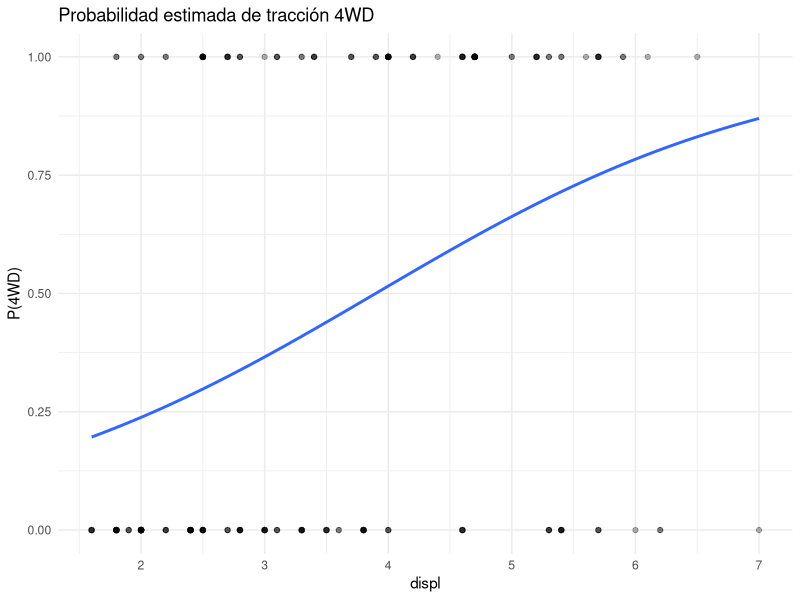

The R script that drew this image:
## ---- chunk 1
library(tidyverse)
library(broom)

datos <- as_tibble(mpg) %>%
  mutate(traccion_4wd = if_else(drv == "4", 1, 0))
## ---- chunk 2
modelo_logit <- glm(traccion_4wd ~ displ + cyl + hwy, data = datos, family = binomial)
summary(modelo_logit)
## ---- chunk 3
tidy(modelo_logit, exponentiate = TRUE, conf.int = TRUE)
## ---- chunk 4
datos_pred <- datos %>%
  mutate(prob_4wd = predict(modelo_logit, type = "response"))

ggplot(datos_pred, aes(displ, prob_4wd)) +
  geom_point(aes(y = traccion_4wd), alpha = 0.3) +
  geom_smooth(method = "glm", method.args = list(family = "binomial"), se = FALSE) +
  labs(title = "Probabilidad estimada de tracción 4WD", y = "P(4WD)") +
  theme_minimal()
## ---- chunk 5
data(warpbreaks)
modelo_poisson <- glm(breaks ~ wool + tension, data = warpbreaks, family = poisson)
summary(modelo_poisson)
tidy(modelo_poisson, exponentiate = TRUE, conf.int = TRUE)   # ratios de tasa (rate ratios)
## ---- chunk 6
mean(warpbreaks$breaks); var(warpbreaks$breaks)
## ---- chunk 7
modelo_completo <- glm(traccion_4wd ~ displ + cyl + hwy + cty + year, data = datos, family = binomial)

AIC(modelo_completo)
BIC(modelo_completo)

modelo_reducido <- step(modelo_completo, direction = "backward", trace = 0)
summary(modelo_reducido)
## ---- chunk 8
modelo_reducido_logit <- glm(traccion_4wd ~ displ, data = datos, family = binomial)
modelo_completo_logit <- glm(traccion_4wd ~ displ + cyl + hwy, data = datos, family = binomial)

# Prueba de razón de verosimilitudes: el análogo de anova() para modelos
# lineales (capítulo 8), pero con test = "Chisq" porque los GLM no se
# comparan con una F como en lm()
anova(modelo_reducido_logit, modelo_completo_logit, test = "Chisq")
## ---- chunk 9
# Probabilidad estimada de 4WD para tres autos hipotéticos
autos_hipoteticos <- tibble(
  displ = c(1.8, 3.0, 5.7),
  cyl = c(4, 6, 8),
  hwy = c(35, 26, 18)
)
autos_hipoteticos %>%
  mutate(prob_4wd = predict(modelo_completo_logit, newdata = ., type = "response"))
## ---- chunk 10
grid_displ <- tibble(
  displ = seq(min(datos$displ), max(datos$displ), by = 0.1),
  cyl = mean(datos$cyl),
  hwy = mean(datos$hwy)
)
grid_displ %>%
  mutate(prob_4wd = predict(modelo_completo_logit, newdata = ., type = "response")) %>%
  filter(prob_4wd >= 0.5) %>%
  slice(1)
